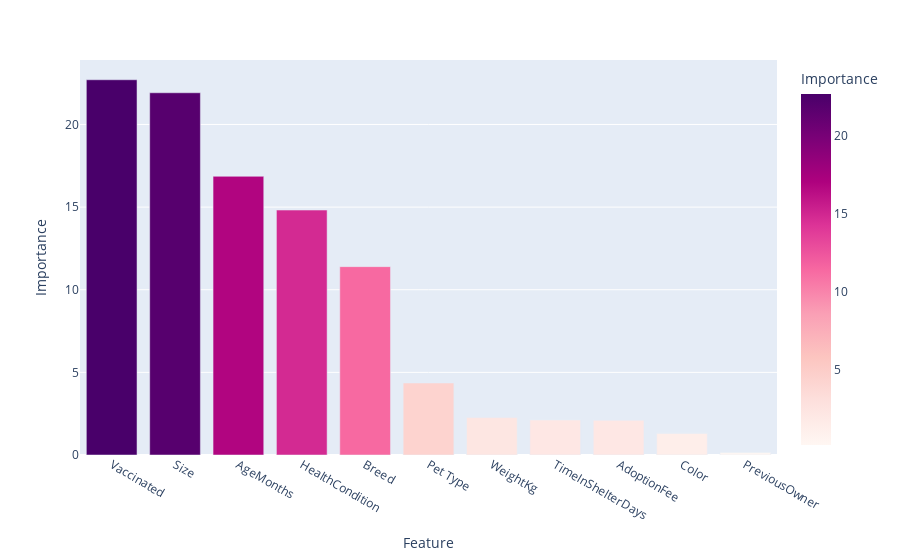

The notebook cell saved with this chart:
### Code cell
px.bar(features[features['Importance'] > 0], 
       x='Feature', 
       y='Importance',
       color='Importance',
       color_continuous_scale = 'RdPu')

### Figure 1 — Plotly figure (JSON) as saved in the notebook; plotly's stock layout.template omitted (floating-point values rounded to 4 significant figures)
{"data": [{"alignmentgroup": "True", "hovertemplate": "Feature=%{x}<br>Importance=%{marker.color}<extra></extra>", "legendgroup": "", "marker": {"color": [22.71, 21.92, 16.86, 14.82, 11.4, 4.357, 2.265, 2.117, 2.103, 1.304, 0.1441], "coloraxis": "coloraxis", "pattern": {"shape": ""}}, "name": "", "offsetgroup": "", "orientation": "v", "showlegend": false, "textposition": "auto", "type": "bar", "x": ["Vaccinated", "Size", "AgeMonths", "HealthCondition", "Breed", "Pet Type", "WeightKg", "TimeInShelterDays", "AdoptionFee", "Color", "PreviousOwner"], "xaxis": "x", "y": [22.71, 21.92, 16.86, 14.82, 11.4, 4.357, 2.265, 2.117, 2.103, 1.304, 0.1441], "yaxis": "y"}], "layout": {"barmode": "relative", "coloraxis": {"colorbar": {"title": {"text": "Importance"}}, "colorscale": [[0, "rgb(255,247,243)"], [0.125, "rgb(253,224,221)"], [0.25, "rgb(252,197,192)"], [0.375, "rgb(250,159,181)"], [0.5, "rgb(247,104,161)"], [0.625, "rgb(221,52,151)"], [0.75, "rgb(174,1,126)"], [0.875, "rgb(122,1,119)"], [1, "rgb(73,0,106)"]]}, "legend": {"tracegroupgap": 0}, "margin": {"t": 60}, "xaxis": {"anchor": "y", "domain": [0, 1], "title": {"text": "Feature"}}, "yaxis": {"anchor": "x", "domain": [0, 1], "title": {"text": "Importance"}}}}
